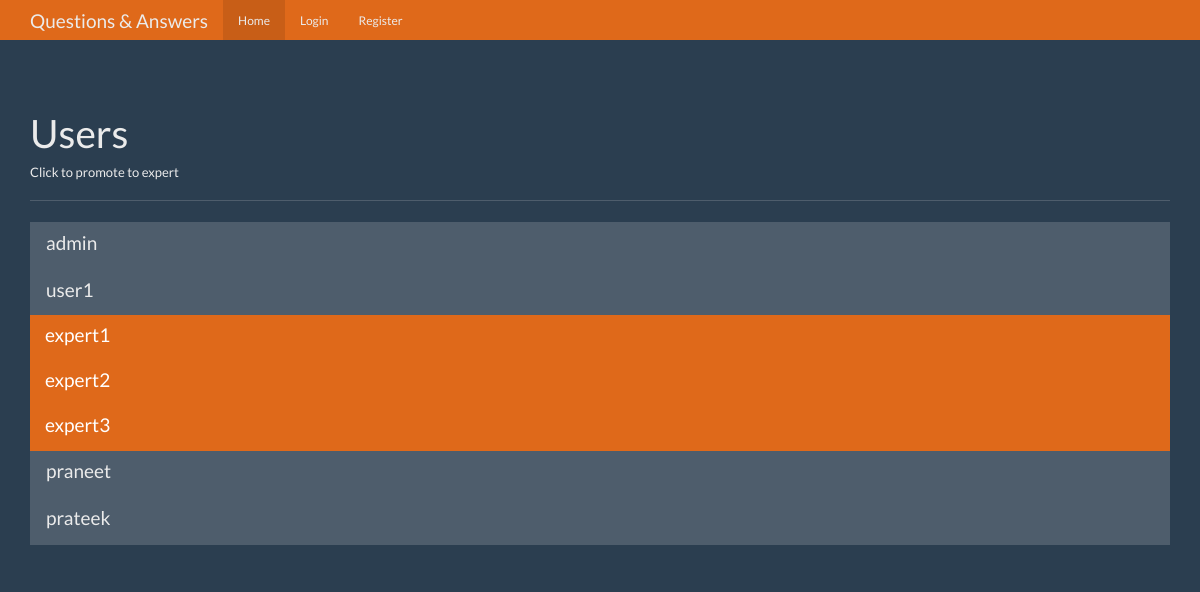
Screenshot of /users with the database file from the repository.
### tables this page shows
CREATE TABLE users (
	id integer primary key autoincrement,
	name text not null,
	password text not null,
	expert boolean not null,
	admin boolean not null

);

### app.py (the view)
@app.route('/users')
def users():
    user = get_current_user()
    db = get_db()
    users_cur = db.execute('select id, name, expert, admin from users')
    users_results = users_cur.fetchall()
    return render_template('users.html', user=user, users=users_results)

### app.py (called while the page is built)
def get_current_user():
    user_result = None
    if 'user' in session:
        user = session['user']
        db = get_db()
        user_cur = db.execute('select id, name, password, expert, admin from users where name = ?', [user])
        user_result = user_cur.fetchone()
    return user_result

### database.py (called while the page is built)
def connect_db():
    sql = sqlite3.connect('/home/praneet/Desktop/flask_all_files/ques_and_ans_app/questions.db')
    sql.row_factory = sqlite3.Row
    return sql

def get_db():
    if not hasattr(g, 'sqlite_db'):
        g.sqlite_db = connect_db()
    return g.sqlite_db

### templates/users.html (shortened to what this page needs)
<!DOCTYPE html>
<html lang="en">
  <head>
   <link href="{{ url_for('static', filename='bootstrap.min.css') }}" rel="stylesheet">
    <link href="{{ url_for('static', filename='theme.css') }}" rel="stylesheet">
  </head>
  <body>
    <nav class="navbar navbar-inverse navbar-fixed-top">
      <div class="container">
        <div class="navbar-header">
          <a class="navbar-brand" href="#">Questions & Answers</a>
        </div>
        <div id="navbar" class="navbar-collapse collapse">
          <ul class="nav navbar-nav">
            <li class="active"><a href="{{url_for('index')}}">Home</a></li>
            {% if not user %}
            <li><a href="{{url_for('login')}}">Login</a></li>
            <li><a href="{{url_for('register')}}">Register</a></li>
            {% endif %}
          </ul>
        </div>
      </div>
    </nav>
    <div class="container theme-showcase" role="main">
      <div class="page-header">
        <h1>Users</h1>
        <h6>Click to promote to expert</h6>
      </div>
      <div class="row">
        <div class="col-lg-12">
          <div class="list-group">
            <a
            {% for user in users %}
            <a href="{{url_for('promote', user_id=user['id'])}}" class="list-group-item  {% if user['expert']==1 %} active {% endif %}" >
              <h4 class="list-group-item-heading">{{user.name}}</h4>
            </a>
            {% endfor %}
          </div>
        </div>
      </div>
    </div>
  </body>
</html>

### static/theme.css (style rules this page uses)
body { padding-top: 70px; padding-bottom: 30px; }

### rows the page displays
users: name "admin"
users: name "user1"
users: name "expert1"
users: name "expert2"
users: name "expert3"
users: name "praneet"
users: name "prateek"
